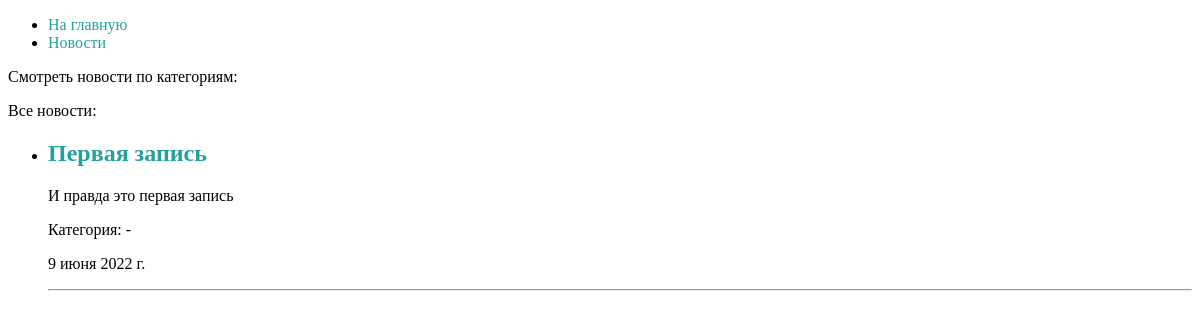
Before: /news/ with the older database file.
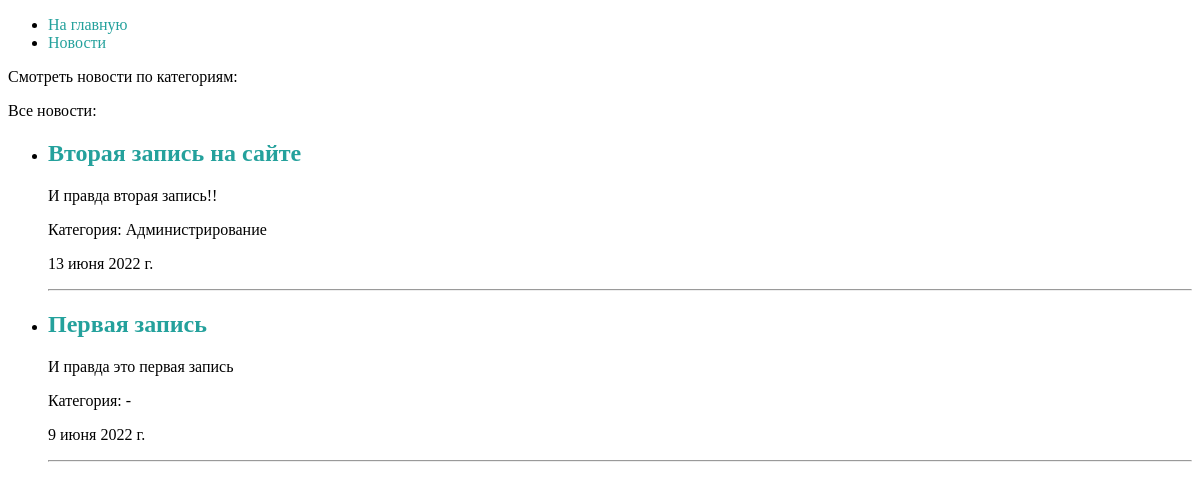
After: the same page with the newer database file.
### news/models.py (models this page shows, shortened)
class News(models.Model):
    title = models.CharField(max_length=255, verbose_name='Заголовок')
    content = models.TextField(blank=False)
    category = models.CharField(max_length=100)
    time_created = models.DateTimeField(auto_now_add=True)
    cat = models.ForeignKey('Category', on_delete=models.CASCADE, null=True)
    def get_absolute_url(self):
        return reverse('newsById', kwargs={'news_id': self.pk})
    class Meta:
        verbose_name = 'Новости'
        verbose_name_plural = 'Новости'
        ordering = ['-time_created', 'title']

### news/views.py (the view)
# urls.py: path('', include('news.urls'))
def news(request):
    posts = News.objects.all()
    cats = Category.objects.all()
    context = {
        'title': 'Новости',
        'menu': menu,
        'posts': posts,
        'cats': cats
    }
    return render(request, 'news/news.html',context=context)

### news/templates/news/news.html (shortened to what this page needs)
{% extends 'news/base.html' %}
{% block content %}
<p>Смотреть новости по категориям:</p>
<p>Все новости:</p>
<ul>
{% for p in posts %}
    <li>
        <h2><a href="{{ p.get_absolute_url }}">{{p.title}}</a></h2>
        <p>{{p.content}}</p>
        <p>Категория: {{p.category}}</p>
        <P>{{p.time_created|date:""}}</P>
    </li>
    <hr>
{% endfor %}
</ul>
{% endblock %}

Changed rows visible on the page:
added News: title "Вторая запись на сайте", content "И правда вторая запись!!", category "Администрирование", time_created "13 июня 2022 г."
